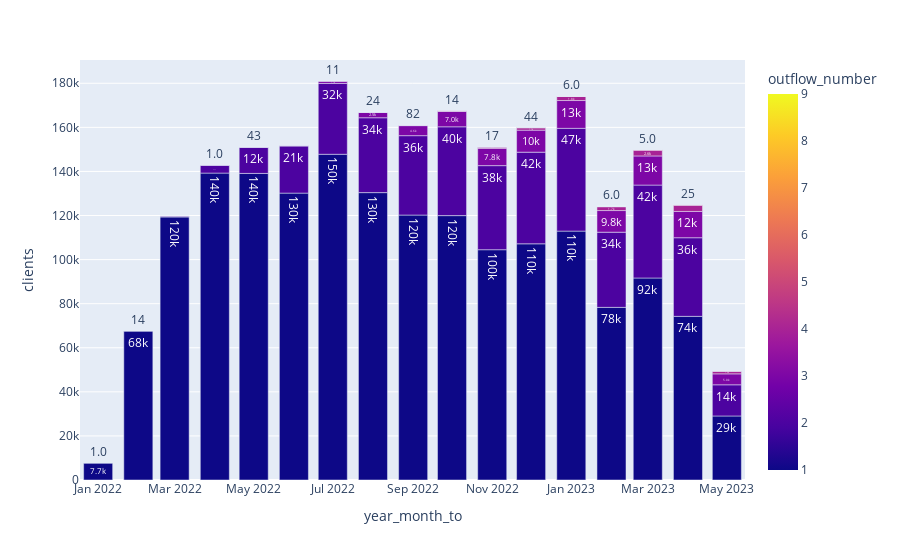

Notebook cell for this chart:
### Markdown cell above
### Кол-во клиентов на последний день (в рамках месяца, значит, последний день был в этом месяце)

### Code cell
number_of_clients = df_top_pair_4_step.groupby(['year_month_to', 'outflow_number'], as_index=False)['party_rk'].agg('nunique') \
                    .sort_values('year_month_to', ascending=False)

number_of_clients['total'] = number_of_clients['party_rk'].sum()


number_of_clients['share_of_clients'] = number_of_clients['party_rk'] / number_of_clients['total'] * 100

for_fig_5 = number_of_clients.sort_values('share_of_clients', ascending=False).round(2).rename(columns={'party_rk':'clients', 'total':'total_clients'}) \
                                .sort_values('share_of_clients', ascending=False)


fig_5 = px.bar(for_fig_5, x='year_month_to', y='clients', color='outflow_number', text_auto='.2s')

fig_5.show()

### Figure 1 — Plotly figure (JSON) as saved in the notebook; plotly's stock layout.template omitted (floating-point values rounded to 4 significant figures)
{"data": [{"alignmentgroup": "True", "hovertemplate": "year_month_to=%{x}<br>clients=%{y}<br>outflow_number=%{marker.color}<extra></extra>", "legendgroup": "", "marker": {"color": [1, 1, 1, 1, 1, 1, 1, 1, 1, 1, 1, 1, 1, 1, 1, 2, 2, 2, 2, 2, 2, 2, 2, 2, 2, 1, 2, 2, 3, 3, 3, 2, 3, 3, 3, 1, 3, 3, 3, 2, 4, 4, 3, 4, 4, 3, 4, 4, 4, 2, 5, 4, 5, 3, 5, 5, 3, 5, 3, 4, 5, 7, 7, 4, 8, 2, 7, 6, 7, 5, 4, 8, 8, 6, 6, 6, 5, 4, 5, 3, 6, 4, 5, 7, 6, 2, 5, 4, 7, 6, 9], "coloraxis": "coloraxis", "pattern": {"shape": ""}}, "name": "", "offsetgroup": "", "orientation": "v", "showlegend": false, "textposition": "auto", "texttemplate": "%{y:.2s}", "type": "bar", "x": ["2022-07", "2022-04", "2022-05", "2022-08", "2022-06", "2022-09", "2022-10", "2022-03", "2023-01", "2022-12", "2022-11", "2023-03", "2023-02", "2023-04", "2022-02", "2023-01", "2023-03", "2022-12", "2022-10", "2022-11", "2022-09", "2023-04", "2023-02", "2022-08", "2022-07", "2023-05", "2022-06", "2023-05", "2023-03", "2023-01", "2023-04", "2022-05", "2022-12", "2023-02", "2022-11", "2022-01", "2022-10", "2023-05", "2022-09", "2022-04", "2023-04", "2023-03", "2022-08", "2023-01", "2023-02", "2022-07", "2023-05", "2022-12", "2022-11", "2022-03", "2023-04", "2022-10", "2023-03", "2022-06", "2023-05", "2023-02", "2022-03", "2022-08", "2022-04", "2022-06", "2022-09", "2023-04", "2023-02", "2022-04", "2023-04", "2022-01", "2022-12", "2023-01", "2023-05", "2022-07", "2022-05", "2023-02", "2023-03", "2022-12", "2022-11", "2023-03", "2023-01", "2022-09", "2022-12", "2022-05", "2023-04", "2022-08", "2022-11", "2023-03", "2023-05", "2022-02", "2022-10", "2022-07", "2023-01", "2023-02", "2023-05"], "xaxis": "x", "y": [147787, 139259, 139101, 130398, 130163, 120216, 119960, 119343, 112930, 107167, 104490, 91656, 78330, 74252, 67572, 46633, 42159, 41579, 40298, 38148, 36015, 35671, 34111, 33969, 32157, 29047, 21368, 14153, 13216, 12614, 11926, 11884, 9991, 9810, 7838, 7701, 6959, 4962, 4582, 3622, 2762, 2589, 2450, 1820, 1737, 1080, 1214, 1143, 617, 416, 354, 298, 293, 212, 188, 136, 2, 3, 3, 2, 2, 2, 2, 1, 1, 1, 1, 5, 1, 1, 1, 1, 4, 6, 5, 20, 86, 82, 44, 43, 25, 24, 17, 5, 16, 14, 14, 11, 6, 6, 1], "yaxis": "y"}], "layout": {"barmode": "relative", "coloraxis": {"colorbar": {"title": {"text": "outflow_number"}}, "colorscale": [[0, "#0d0887"], [0.1111, "#46039f"], [0.2222, "#7201a8"], [0.3333, "#9c179e"], [0.4444, "#bd3786"], [0.5556, "#d8576b"], [0.6667, "#ed7953"], [0.7778, "#fb9f3a"], [0.8889, "#fdca26"], [1, "#f0f921"]]}, "legend": {"tracegroupgap": 0}, "margin": {"t": 60}, "xaxis": {"anchor": "y", "domain": [0, 1], "title": {"text": "year_month_to"}}, "yaxis": {"anchor": "x", "domain": [0, 1], "title": {"text": "clients"}}}}
